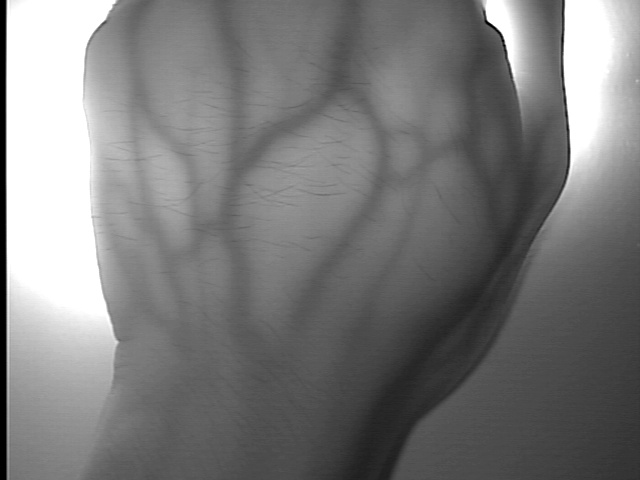
//> input picture Hessian/51.jpg, 640 x 480 px
$ ./main   (built with g++ and OpenCV 4)
//> lines starting //> are read from the running program, lines starting //| are printed output that depends on the picture
### Hessian/include/frangi.h
#include <opencv2/opencv.hpp>


//options for the filtr
typedef struct{

	//vessel scales
	int sigma_start;
	int sigma_end;
	int sigma_step;

	//BetaOne: suppression of blob-like structures.
	//BetaTwo: background suppression. (See Frangi1998...)
	float BetaOne;
	float BetaTwo;

	bool BlackWhite; //enhance black structures if true, otherwise enhance white structures


} frangi2d_opts_t;

#define DEFAULT_SIGMA_START 3
#define DEFAULT_SIGMA_END 7
#define DEFAULT_SIGMA_STEP 1
#define DEFAULT_BETA_ONE 1.6
#define DEFAULT_BETA_TWO 0.08
#define DEFAULT_BLACKWHITE true


/////////////////
//Frangi filter//
/////////////////

//frangi滤波主要过程
void frangi2d(const cv::Mat &src, cv::Mat &J, cv::Mat &scale, cv::Mat &directions, frangi2d_opts_t opts);
//计算Hessian矩阵 with parameter sigma on src, save to Dxx, Dxy and Dyy.
void frangi2d_hessian(const cv::Mat &src, cv::Mat &Dxx, cv::Mat &Dxy, cv::Mat &Dyy, float sigma);

//参数设置 (sigma_start = 3, sigma_end = 7, sigma_step = 1, BetaOne = 1.6, BetaTwo 0.08)
void frangi2d_createopts(frangi2d_opts_t *opts);

//默认参数 (sigma_start = 3, sigma_end = 7, sigma_step = 1, BetaOne = 1.6, BetaTwo 0.08)
//自由参数设置
void frangi2d_createopts_custom(frangi2d_opts_t *opts ,
                                int sigma_start,int sigma_end,int sigma_step,
                                float BetaOne,float BetaTwo,bool  BlackWhite ) ;

//计算特征值 from Dxx, Dxy, Dyy. Save results to lambda1, lambda2, Ix, Iy.
void frangi2_eig2image(const cv::Mat &Dxx, const cv::Mat &Dxy, const cv::Mat &Dyy, cv::Mat &lambda1, cv::Mat &lambda2, cv::Mat &Ix, cv::Mat &Iy);

### Hessian/src/frangi.cpp
#include "../include/frangi.h"
#include <iostream>
#include <fstream>
#define M_PI       3.14159265358979323846   // pi

using namespace std;
using namespace cv;

//计算Hessian矩阵 with parameter sigma on src, save to Dxx, Dxy and Dyy.
void frangi2d_hessian(const Mat &src, Mat &Dxx, Mat &Dxy, Mat &Dyy, float sigma){
	//construct Hessian kernels
	int n_kern_x = 2*round(3*sigma) + 1;
	int n_kern_y = n_kern_x;
	float *kern_xx_f = new float[n_kern_x*n_kern_y]();
	float *kern_xy_f = new float[n_kern_x*n_kern_y]();
	float *kern_yy_f = new float[n_kern_x*n_kern_y]();
	int i=0, j=0;
	for (int x = -round(3*sigma); x <= round(3*sigma); x++){
		j=0;
		for (int y = -round(3*sigma); y <= round(3*sigma); y++){
			kern_xx_f[i*n_kern_y + j] = 1.0f/(2.0f*M_PI*sigma*sigma*sigma*sigma) * (x*x/(sigma*sigma) - 1) * exp(-(x*x + y*y)/(2.0f*sigma*sigma));
			kern_xy_f[i*n_kern_y + j] = 1.0f/(2.0f*M_PI*sigma*sigma*sigma*sigma*sigma*sigma)*(x*y)*exp(-(x*x + y*y)/(2.0f*sigma*sigma));
			j++;
		}
		i++;
	}
	for (int j=0; j < n_kern_y; j++){
		for (int i=0; i < n_kern_x; i++){
			kern_yy_f[j*n_kern_x + i] = kern_xx_f[i*n_kern_x + j];
		}
	}

	//flip kernels since kernels aren't symmetric and opencv's filter2D operation performs a correlation, not a convolution
	Mat kern_xx;
	flip(Mat(n_kern_y, n_kern_x, CV_32FC1, kern_xx_f), kern_xx, -1);

	Mat kern_xy;
	flip(Mat(n_kern_y, n_kern_x, CV_32FC1, kern_xy_f), kern_xy, -1);

	Mat kern_yy;
	flip(Mat(n_kern_y, n_kern_x, CV_32FC1, kern_yy_f), kern_yy, -1);

	//specify anchor since we are to perform a convolution, not a correlation
	Point anchor(n_kern_x - n_kern_x/2 - 1, n_kern_y - n_kern_y/2 - 1);

	//run image filter
	filter2D(src, Dxx, -1, kern_xx, anchor);
	filter2D(src, Dxy, -1, kern_xy, anchor);
	filter2D(src, Dyy, -1, kern_yy, anchor);


	delete [] kern_xx_f;
	delete [] kern_xy_f;
	delete [] kern_yy_f;
}

//默认参数定义 //设置了部分参数
void frangi2d_createopts(frangi2d_opts_t *opts){
	//these parameters depend on the scale of the vessel, depending ultimately on the image size...
	opts->sigma_start = DEFAULT_SIGMA_START;
	opts->sigma_end = DEFAULT_SIGMA_END;
	opts->sigma_step = DEFAULT_SIGMA_STEP;

	opts->BetaOne = DEFAULT_BETA_ONE; //ignore blob-like structures?
	opts->BetaTwo = DEFAULT_BETA_TWO; //appropriate background suppression for this specific image, but can change.

	opts->BlackWhite = DEFAULT_BLACKWHITE;
}

//自定义参数定义
// [12 lines left out: function frangi2d_createopts_custom, not called in this run]


//estimate eigenvalues from Dxx, Dxy, Dyy. Save results to lambda1, lambda2, Ix, Iy.
void frangi2_eig2image(const Mat &Dxx, const Mat &Dxy, const Mat &Dyy, Mat &lambda1, Mat &lambda2, Mat &Ix, Mat &Iy){
	//calculate eigenvectors of J, v1 and v2
	Mat tmp, tmp2;
	tmp2 = Dxx - Dyy;
	sqrt(tmp2.mul(tmp2) + 4*Dxy.mul(Dxy), tmp);
	Mat v2x = 2*Dxy;
	Mat v2y = Dyy - Dxx + tmp;

	//normalize
	Mat mag;
	sqrt((v2x.mul(v2x) + v2y.mul(v2y)), mag);
	Mat v2xtmp = v2x.mul(1.0f/mag);
	v2xtmp.copyTo(v2x, mag != 0);
	Mat v2ytmp = v2y.mul(1.0f/mag);
	v2ytmp.copyTo(v2y, mag != 0);

	//eigenvectors are orthogonal
	Mat v1x, v1y;
	v2y.copyTo(v1x);
	v1x = -1*v1x;
	v2x.copyTo(v1y);

	//compute eigenvalues
	Mat mu1 = 0.5*(Dxx + Dyy + tmp);
	Mat mu2 = 0.5*(Dxx + Dyy - tmp);

	//sort eigenvalues by absolute value abs(Lambda1) < abs(Lamda2)
	Mat check = abs(mu1) > abs(mu2);
	mu1.copyTo(lambda1); mu2.copyTo(lambda1, check);
	mu2.copyTo(lambda2); mu1.copyTo(lambda2, check);

	v1x.copyTo(Ix); v2x.copyTo(Ix, check);
	v1y.copyTo(Iy); v2y.copyTo(Iy, check);

}

//Frangi主要处理过程.
//Vesselness is saved in J, scale is saved to scale, vessel angle is saved to directions.
void frangi2d(const Mat &src, Mat &maxVals, Mat &whatScale, Mat &outAngles, frangi2d_opts_t opts){
	vector<Mat> ALLfiltered;
	vector<Mat> ALLangles;
	float beta = 2*opts.BetaOne*opts.BetaOne;
	float c = 2*opts.BetaTwo*opts.BetaTwo;

	for (float sigma = opts.sigma_start; sigma <= opts.sigma_end; sigma += opts.sigma_step){
		//创建2维 hessians 矩阵，并且得到Dxx Dxy Dyy
		Mat Dxx, Dyy, Dxy;
		frangi2d_hessian(src, Dxx, Dxy, Dyy, sigma);

		//根据论文定义，对结果进行修正
		Dxx = Dxx*sigma*sigma;
		Dyy = Dyy*sigma*sigma;
		Dxy = Dxy*sigma*sigma;

		//calculate (abs sorted) eigenvalues and vectors
		Mat lambda1, lambda2, Ix, Iy;
		frangi2_eig2image(Dxx, Dxy, Dyy, lambda1, lambda2, Ix, Iy);

		//计算方向
		Mat angles;
		phase(Ix, Iy, angles);
		ALLangles.push_back(angles);

		//根据定义，计算“血管增强响应函数”
		lambda2.setTo(nextafterf(0, 1), lambda2 == 0);
		Mat Rb = lambda1.mul(1.0/lambda2);
		Rb = Rb.mul(Rb);
		Mat S2 = lambda1.mul(lambda1) + lambda2.mul(lambda2);

		Mat tmp1, tmp2;
		exp(-Rb/beta, tmp1);
		exp(-S2/c, tmp2);

		//保存单尺度结果
		Mat Ifiltered = tmp1.mul(Mat::ones(src.rows, src.cols, src.type()) - tmp2);
		if (opts.BlackWhite){
			Ifiltered.setTo(0, lambda2 < 0);
		} else {
			Ifiltered.setTo(0, lambda2 > 0);
		}

		//store results
		ALLfiltered.push_back(Ifiltered);
	}

	float sigma = opts.sigma_start;
	ALLfiltered[0].copyTo(maxVals);
	ALLfiltered[0].copyTo(whatScale);
	ALLfiltered[0].copyTo(outAngles);
	whatScale.setTo(sigma);

	//多尺度叠加
	for (int i=1; i < ALLfiltered.size(); i++){
		maxVals = max(maxVals, ALLfiltered[i]);
		whatScale.setTo(sigma, ALLfiltered[i] == maxVals);
		ALLangles[i].copyTo(outAngles, ALLfiltered[i] == maxVals);
		sigma += opts.sigma_step;
	}
}

### Hessian/main.cpp
#include <iostream>
#include <string>
#include <cstring>
#include <cstdlib>
#include <vector>
#include "include/frangi.h"
using namespace std;
using namespace cv;

int main(int argc, char *argv[]) {
	//使用默认参数设定Frangi
	frangi2d_opts_t opts;
	frangi2d_createopts(&opts);

	//读取图片为单通道，进行处理
	Mat input_img = imread("51.jpg", 0);
//> input_img is the input picture: 480 rows x 640 cols, CV_8UC1; min 0, max 255, mean 122.7
	Mat input_img_fl;

    //转换浮点
	input_img.convertTo(input_img_fl, CV_32FC1);
    cout<<input_img.row(0) <<endl ;
//> (printed output is left out)
    cout<<input_img_fl.row(0) <<endl ;
//> (printed output is left out)

    //进行处理
	Mat vesselness, scale, angles;
	frangi2d(input_img_fl, vesselness, scale, angles, opts);
//> in frangi2d, `float beta = 2*opts.BetaOne*opts.BetaOne;`: beta = 5.12
//> in frangi2d, `float c = 2*opts.BetaTwo*opts.BetaTwo;`: c = 0.0128
//> the loop in frangi2d, `for (float sigma = opts.sigma_start; sigma <= opts.sigma_end; sigma +=..` made 5 passes
//> (n_kern_x in frangi2d_hessian, n_kern_y in frangi2d_hessian, anchor in frangi2d_hessian) on passes 1 to 5: (19, 19, Point(9, 9)), (25, 25, Point(12, 12)), (31, 31, Point(15, 15)), (37, 37, Point(18, 18)), (43, 43, Point(21, 21))
//> pass 1, in frangi2d_hessian, `filter2D(src, Dyy, -1, kern_yy, anchor);`:
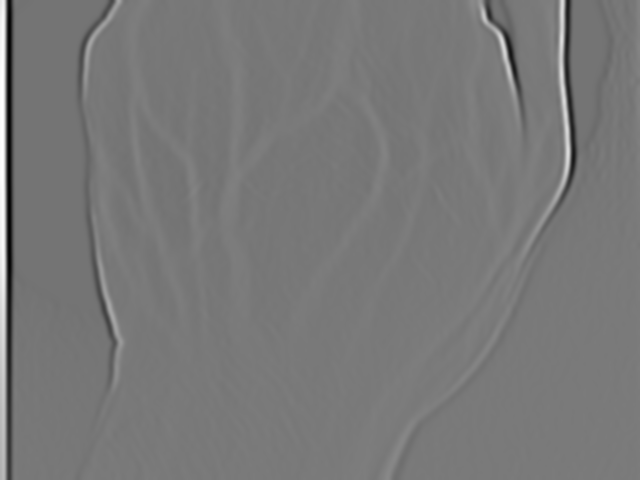
//> Dyy: 480 rows x 640 cols, CV_32FC1; min -6.8, max 7.12, mean -0.217; drawn with min black and max white
//> in frangi2d, `float sigma = opts.sigma_start;`: sigma = 3
//> in frangi2d, `whatScale.setTo(sigma);`: whatScale: 480 rows x 640 cols, CV_32FC1; every value is 3
//> the loop in frangi2d, `for (int i=1; i < ALLfiltered.size(); i++)` made 4 passes
//> pass 1, in frangi2d, `maxVals = max(maxVals, ALLfiltered[i]);`:
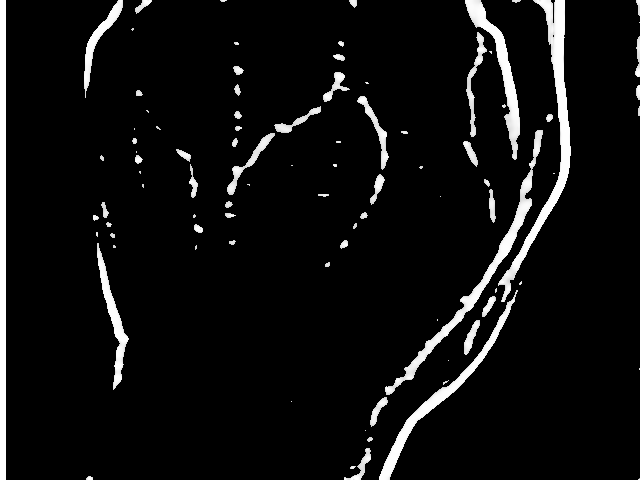
//> maxVals: 480 rows x 640 cols, CV_32FC1; min 0, max 1, mean 0.061
//> pass 1, in frangi2d, `ALLangles[i].copyTo(outAngles, ALLfiltered[i] == maxVals);`:
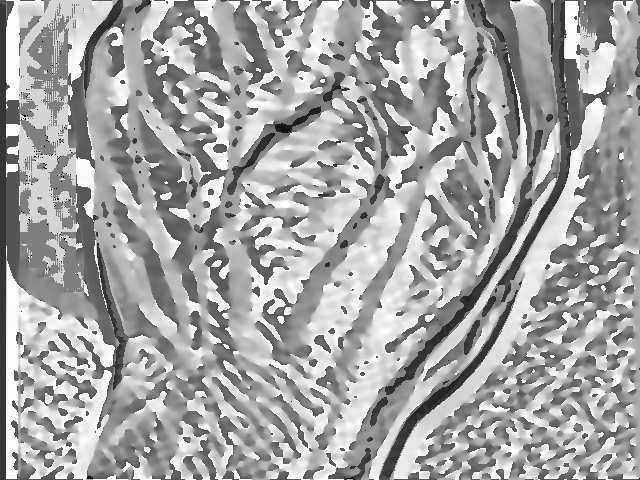
//> outAngles: 480 rows x 640 cols, CV_32FC1; min 0, max 4.71, mean 3.05; drawn with min black and max white
//> after the loop in frangi2d, `for (int i=1; i < ALLfiltered.size(); i++)`:
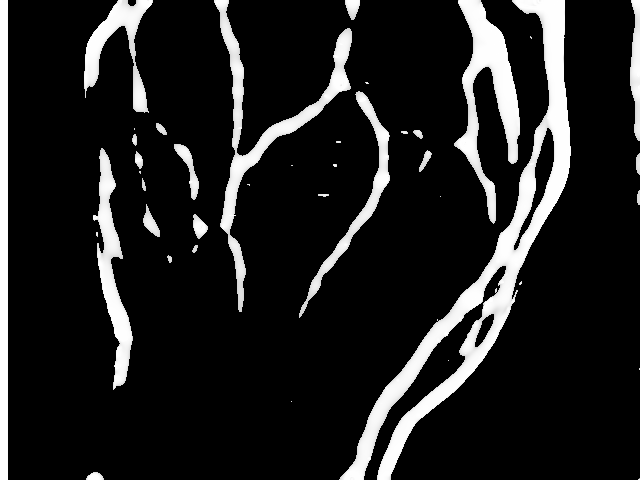
//> maxVals: 480 rows x 640 cols, CV_32FC1; min 0, max 1, mean 0.128
//> after the loop in frangi2d, `for (int i=1; i < ALLfiltered.size(); i++)`:
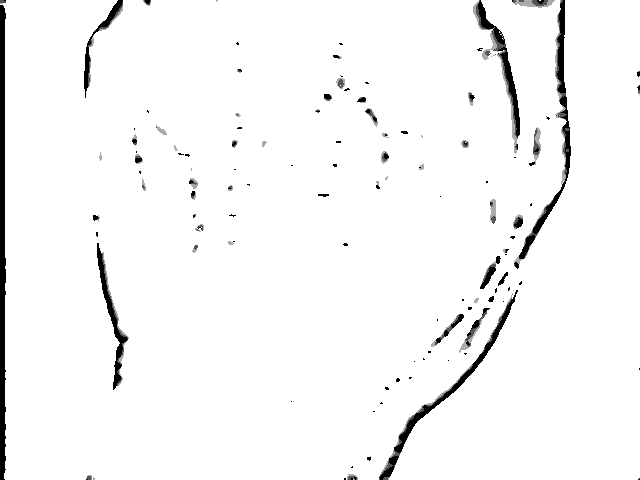
//> whatScale: 480 rows x 640 cols, CV_32FC1; min 3, max 6, mean 5.9; drawn with min black and max white
//> after the loop in frangi2d, `for (int i=1; i < ALLfiltered.size(); i++)`:
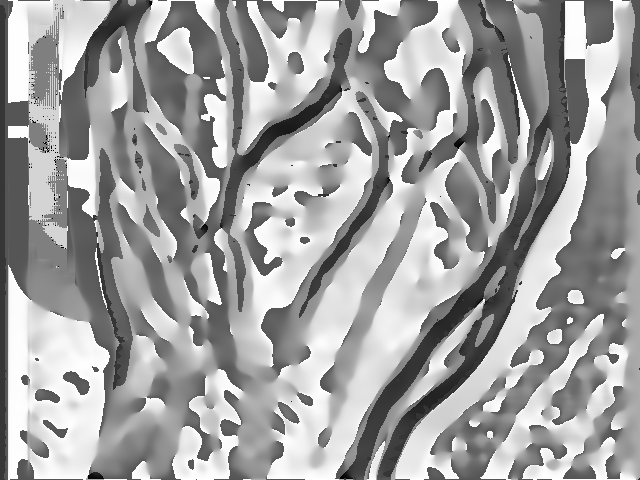
//> outAngles: 480 rows x 640 cols, CV_32FC1; min 0, max 4.71, mean 2.97; drawn with min black and max white
//> after the loop in frangi2d, `for (int i=1; i < ALLfiltered.size(); i++)`: sigma = 7
	//显示结果
  cout<<vesselness.row(0) <<endl ;
	vesselness.convertTo(vesselness, CV_8UC1, 255);
  cout<<vesselness.row(0) <<endl ;
	scale.convertTo(scale, CV_8UC1, 255);
//> scale: 480 rows x 640 cols, CV_8UC1; every value is 255
	angles.convertTo(angles, CV_8UC1, 255);
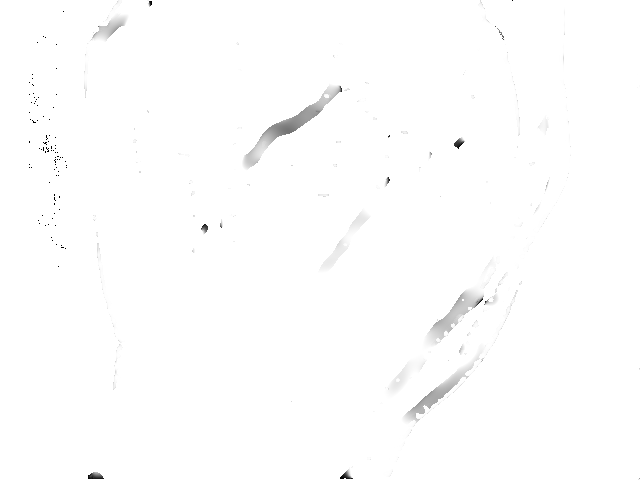
//> angles: 480 rows x 640 cols, CV_8UC1; min 0, max 255, mean 253.7
	imshow("result", vesselness);
    waitKey(0);

}
